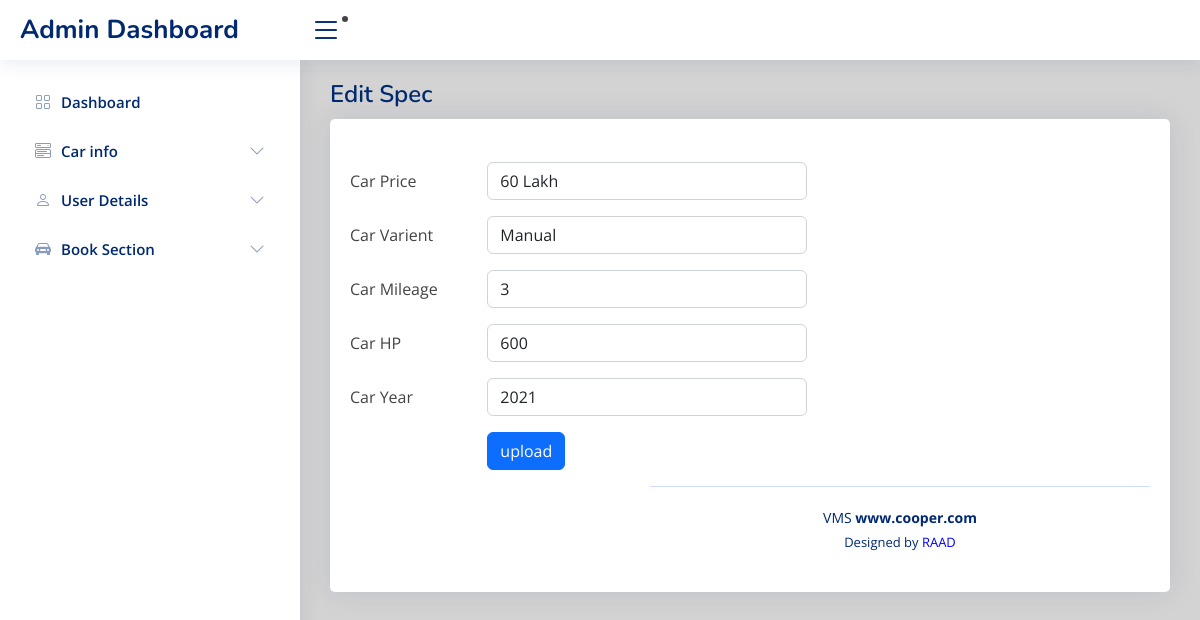
The page /Admin/carspecedit.php?id=125 on the database its author committed.
### tables this page shows
CREATE TABLE IF NOT EXISTS `spectbl` (
  `car_id` int(11) NOT NULL,
  `car_price` varchar(20) NOT NULL,
  `car_mileage` varchar(20) NOT NULL,
  `car_varient` varchar(20) NOT NULL,
  `car_year` int(11) NOT NULL,
  `car_hp` int(11) NOT NULL,
  PRIMARY KEY (`car_id`)
);

### Admin/carspecedit.php (the view, shortened to what this page needs)
<?php
include("head.php");?>
<?php include("menu.php");?>
<main id="main" class="main">
<div class="pagetitle">
  <h1>Edit Spec</h1>
</div>
<section class="section">
      <div class="row">
        <div class="col-lg-12">
          <div class="card">
            <div class="card-body">
              <h5 class="card-title"></h5><?php
$car_price ="";
$car_mileage="";
$car_varient ="";
$car_hp="";
$car_year="";
$flag ="0";
?>
<?php
if(isset($_GET["id"])&& $flag=="0")
{
    $id=$_GET["id"];
    $sql="select * from spectbl where car_id='$id'";
    $result = $conn->query($sql);
    if($result->num_rows > 0)
    {
        $row = $result->fetch_assoc();
        $car_price =$row["car_price"];
        $car_varient =$row["car_varient"];
        $car_mileage=$row["car_mileage"];
        $car_hp=$row["car_hp"];
        $car_year=$row["car_year"];
}
}
?>
<form method="post">
    <div class="row mb-3">
                  <label for="inputText" class="col-sm-2 col-form-label">Car Price</label>
                  <div class="col-sm-5">
                    <input type="text" class="form-control"  name="price" value="<?php echo $car_price;?>">
                  </div>
                </div>
                <div class="row mb-3">
                  <label for="inputText" class="col-sm-2 col-form-label">Car Varient</label>
                  <div class="col-sm-5">
                  <input type="text" class="form-control"  name="txt_varient" value="<?php echo $car_varient;?>">
                  </div>
                </div>
                <div class="row mb-3">
                  <label for="inputText" class="col-sm-2 col-form-label">Car Mileage</label>
                  <div class="col-sm-5">
                  <input type="text" class="form-control"  name="txt_mileage" value="<?php echo $car_mileage;?>">
                  </div>
                </div>
                <div class="row mb-3">
                  <label for="inputText" class="col-sm-2 col-form-label">Car HP</label>
                  <div class="col-sm-5">
                  <input type="text" class="form-control"  name="txt_hp"  value="<?php echo $car_hp;?>">
                  </div>
                </div>
                <div class="row mb-3">
                  <label for="inputText" class="col-sm-2 col-form-label">Car Year</label>
                  <div class="col-sm-5">
                  <input type="text" class="form-control"  name="txt_year" value="<?php echo $car_year;?>">
                  </div>
                </div>
                <div class="row mb-3">
                  <label class="col-sm-2 col-form-label"></label>
                  <div class="col-sm-3">
                    <button type="submit" name="submit" class="btn btn-primary">upload</button>
                  </div>
           </div>
           </form>
<?php include("foot.php");?>

### Admin/assets/css/style.css (style rules this page uses)
:root { scroll-behavior: smooth; }
body { font-family: "Open Sans", sans-serif; background: #f6f9ff; color: #444444; }
h1, h2, h3, h4, h5, h6 { font-family: "Nunito", sans-serif; }
#main { margin-top: 60px; padding: 20px 30px; transition: all 0.3s; }
.pagetitle { margin-bottom: 10px; }
.pagetitle h1 { font-size: 24px; margin-bottom: 0; font-weight: 600; color: #012970; }
.card { margin-bottom: 30px; border: none; border-radius: 5px; box-shadow: 0px 0 30px rgba(1, 41, 112, 0.1); }
.card-title { padding: 20px 0 15px 0; font-size: 18px; font-weight: 500; color: #012970; font-family: "Poppins", sans-serif; }
.card-body { padding: 0 20px 20px 20px; }
@media (min-width: 1200px) { #main, #footer { margin-left: 300px; } }

### Admin/menu.php (style rules this page uses)
.bod { background-color:lightgrey; }

### rows shown on the page
spectbl: price "60 Lakh", txt_varient "Manual", txt_mileage "3", txt_hp "600", txt_year "2021"
